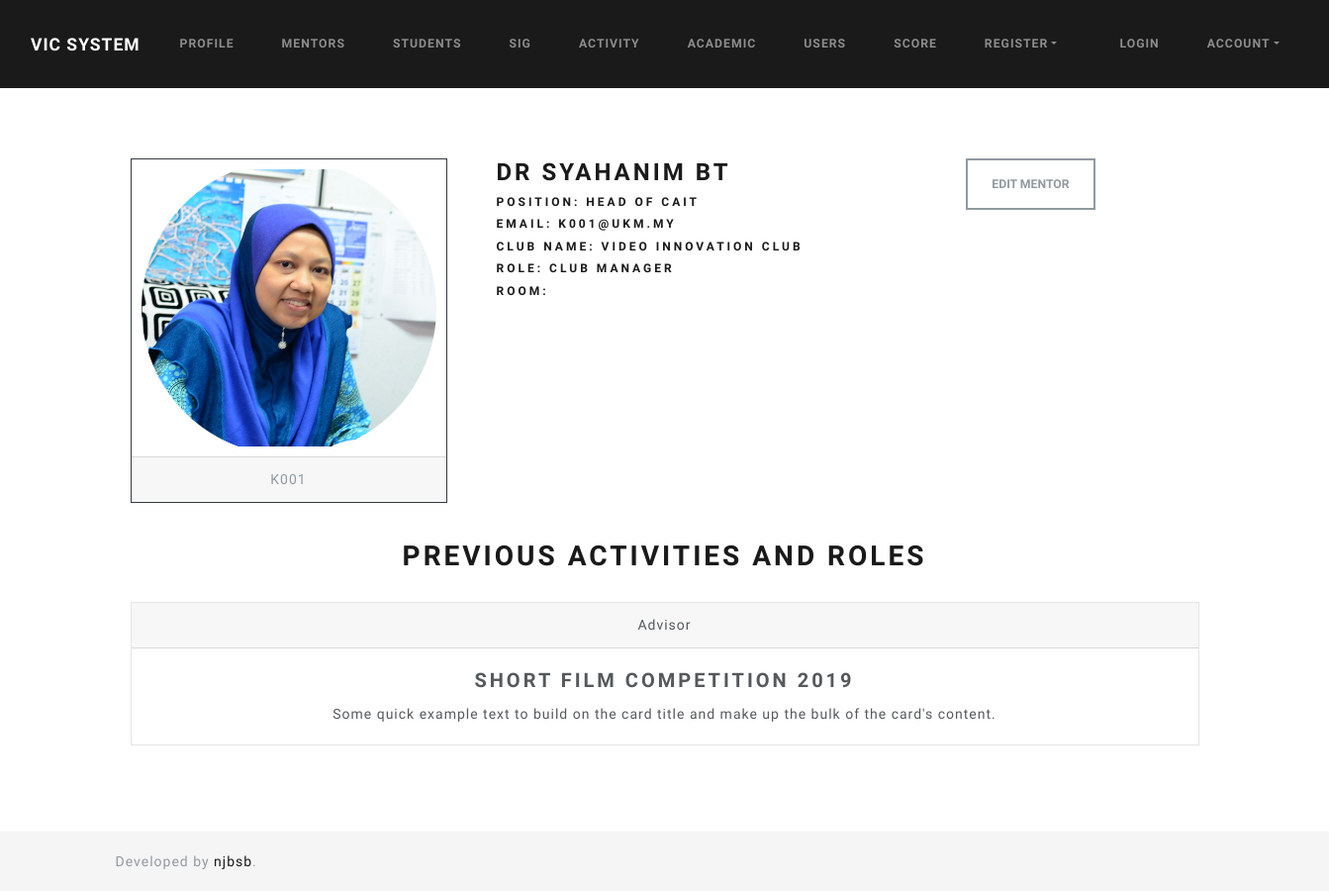
/mentor/K001, run on an earlier commit of the app's database.
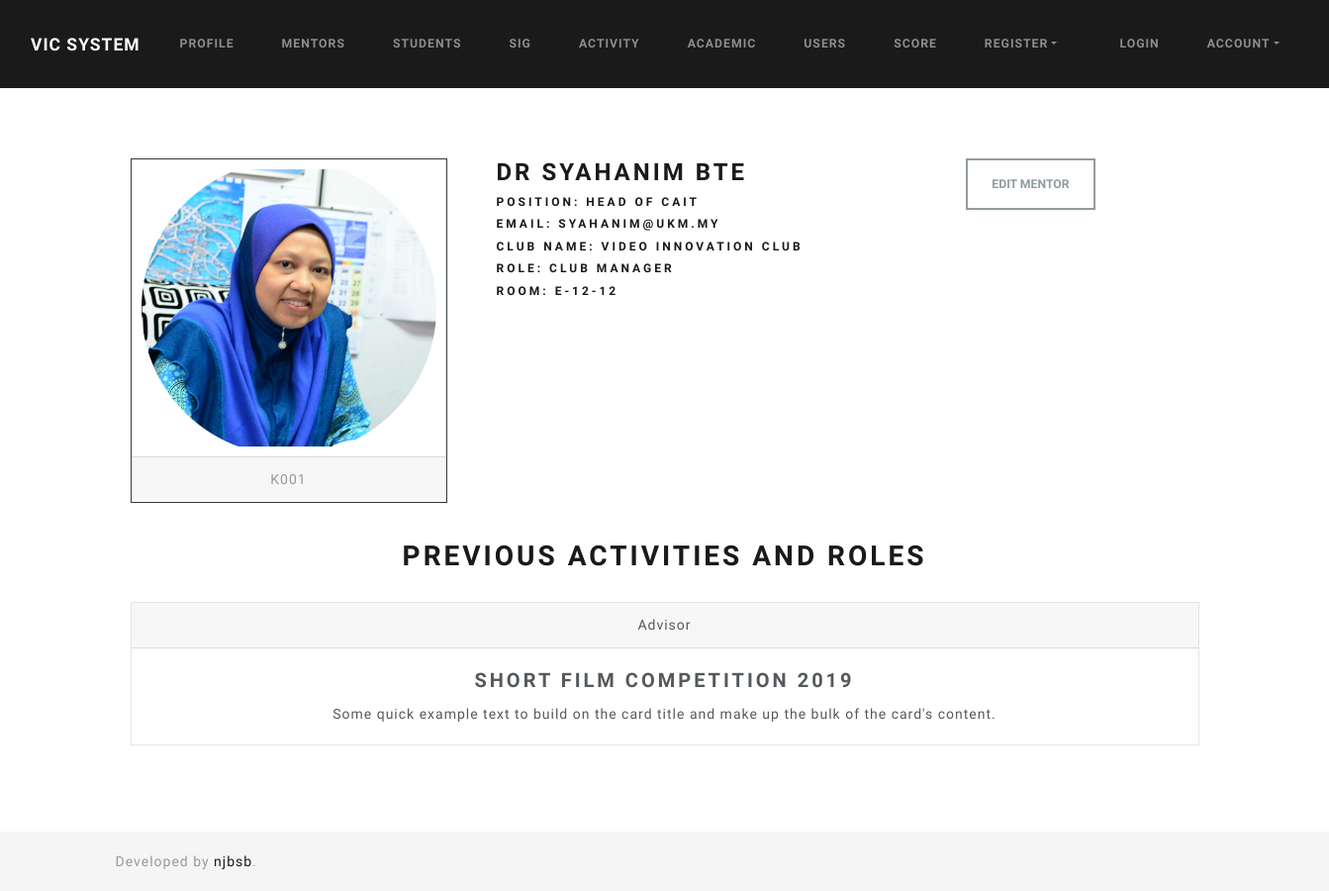
And on a later commit of the database.
### tables this page shows
CREATE TABLE `tbl_user` (
  `id` varchar(8) NOT NULL,
  `name` varchar(255) NOT NULL,
  `email` varchar(255) NOT NULL,
  `password` varchar(255) NOT NULL,
  `usertype_id` int(11) NOT NULL,
  `sig_id` int(11) DEFAULT NULL,
  `profile_image` varchar(255) NOT NULL,
  `created_at` timestamp NOT NULL DEFAULT current_timestamp(),
  `userstatus_id` int(11) DEFAULT NULL,
  `dob` date DEFAULT NULL
);

CREATE TABLE `tbl_mentor` (
  `matric` varchar(8) NOT NULL,
  `position` varchar(60) NOT NULL,
  `roomnum` varchar(50) NOT NULL,
  `orgrole_id` int(11) DEFAULT NULL
);

CREATE TABLE `tbl_sig` (
  `id` int(2) NOT NULL,
  `code` varchar(6) NOT NULL,
  `signame` varchar(100) NOT NULL,
  `logo_path` varchar(255) NOT NULL DEFAULT 'default_logo.png',
  `description` text NOT NULL
);

CREATE TABLE `tbl_role` (
  `id` int(11) NOT NULL,
  `rolename` varchar(50) NOT NULL
);

### application/controllers/Mentor.php (called while the page is built, shortened)
<?php
class Mentor extends CI_Controller
{
    public function view($matric)
    {
        $data['mentor'] = $this->mentor_model->get_mentor($matric);
        $this->load->view('templates/header');
        $this->load->view('mentor/view', $data);
        $this->load->view('templates/footer');
    }
}

### index.php (called while the page is built, shortened)
<?php
require_once BASEPATH.'core/CodeIgniter.php';

### application/models/Mentor_model.php (called while the page is built, shortened)
<?php
class Mentor_model extends CI_Model
{
    public function get_mentor($matric = FALSE)
    {
        $this->db->select('user.id, user.name, user.email, user.sig_id, user.profile_image, mtr.position, mtr.roomnum, mtr.orgrole_id, sig.code as sigcode, sig.signame, role.rolename')
            ->from('tbl_user as user')
            ->where(array('user.id' => $matric, 'usertype_id' => '2', 'userstatus_id' => '2'))
            ->join('tbl_mentor as mtr', 'mtr.matric = user.id', 'left')
            ->join('tbl_sig as sig', 'sig.id = user.sig_id', 'left')
            ->join('tbl_role as role', 'role.id = mtr.orgrole_id', 'left');
        $query = $this->db->get();
        return $query->row_array();
    }
}

### application/views/mentor/view.php (the view, shortened to what this page needs)
<div class="container-fluid text-center">
    <div class="row">
        <div class="col-lg-4">
            <div class="card border-dark mb-3" style="max-width: 20rem;">
                <?php if ($mentor['profile_image']) : ?>
                    <img style="max-height:300px; display: block; object-fit:cover; padding:10px;" src="<?= base_url('assets/images/profile/') . $mentor['profile_image'] ?>">
                <?php else : ?>
                    <img style="max-height:300px; display: block; object-fit:cover; padding:10px;" src="<?= base_url('assets/images/profile/') . 'default.jpg' ?>">
                <?php endif ?>
                <div class="card-footer text-muted">
                    <?= $mentor['id'] ?>
                </div>
            </div>
        </div>
        <div class="col-lg-4 text-left">
            <h3><b><?= $mentor['name'] ?></b></h3>
            <h6><b>Position: </b><?= $mentor['position'] ?></h6>
            <h6><b>Email:</b> <a href="mailto:<?= $mentor['email'] ?>"><?= $mentor['email'] ?></a></h6>
            <h6><b>Club name:</b> <?= $mentor['signame'] ?></h6>
            <h6><b>Role:</b> <?= $mentor['rolename'] ?></h6>
            <h6><b>Room:</b> <?= $mentor['roomnum'] ?></h6>
        </div>
        <div class="col-lg-4">
            <?= form_open('/mentor/edit/' . $mentor['id']) ?>
            <input type="submit" value="Edit Mentor" class="btn btn-outline-secondary">
            <?= form_close() ?>
        </div>
    </div> <br>
    <h2>Previous Activities and Roles</h2> <br>
    <div class="card bg-light mb-3">
        <div class="card-header">Advisor</div>
        <div class="card-body">
            <h4 class="card-title">Short Film Competition 2019</h4>
            <p class="card-text">Some quick example text to build on the card title and make up the bulk of the card's
                content.</p>
        </div>
    </div>
</div>

What changed in the data, as far as the page shows it:
changed tbl_user "HEAD OF CAIT": name "DR SYAHANIM BT" → "DR SYAHANIM BTE"; email "K001@UKM.MY" → "SYAHANIM@UKM.MY"; tbl_mentor.roomnum (not shown) → "E-12-12"
